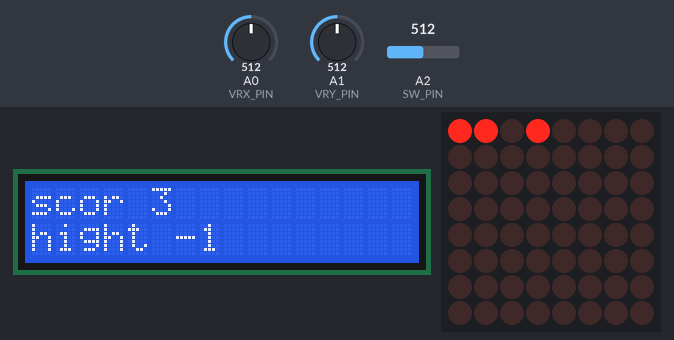
The sketch below on a simulated Arduino Mega 2560, built with avr-gcc and run on an emulated ATmega2560. Shown: 16×2 character LCD, 8×8 LED matrix. The test bench sets the inputs (shaded band); at power-on: A1 (VRY_PIN) = 512, A2 (SW_PIN) = 512, A0 (VRX_PIN) = 512. Random numbers use the default seed unless the sketch sets one; EEPROM starts erased.

Above: at 1.2 s.
1.3 s: A1 (VRY_PIN) set to 962
4.3 s: A1 (VRY_PIN) set to 988
At 5.8 s:
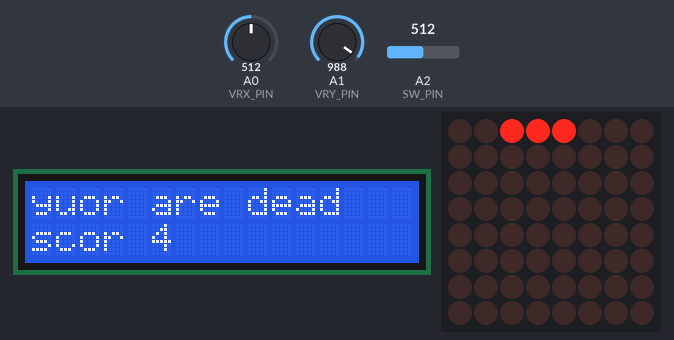
6.1 s: A2 (SW_PIN) set to 0
At 6.8 s:
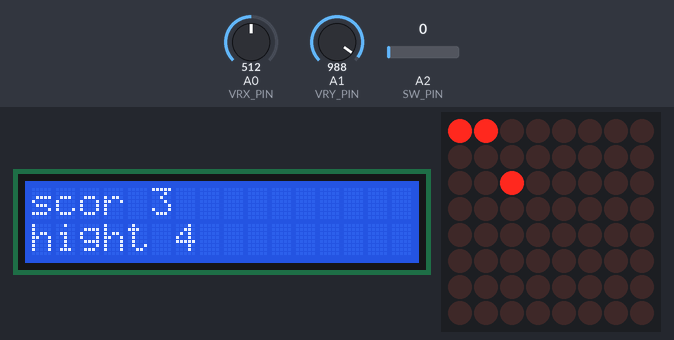
9.1 s: A0 (VRX_PIN) set to 57
10.9 s: A0 (VRX_PIN) set to 48
At 13.8 s:
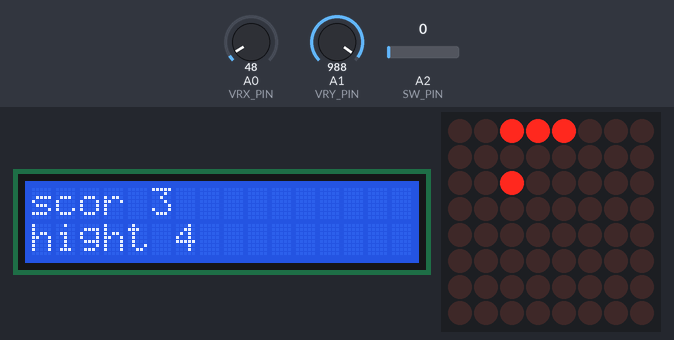
13.9 s: A0 (VRX_PIN) set to 122
At 15.8 s:
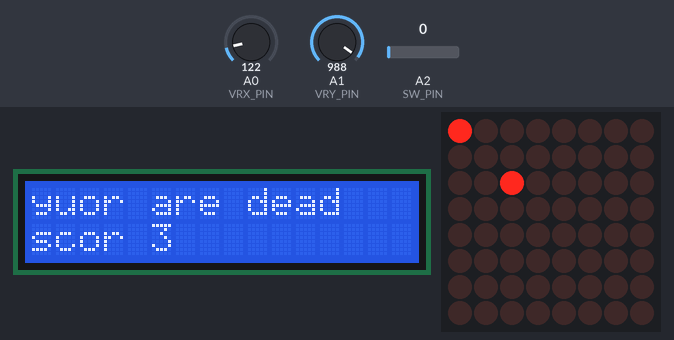
Timing chart, 0 to 17.3 s (numbered marks = the images above; inputs shaded):
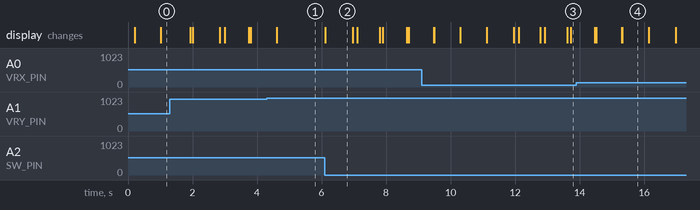

Measured:
- the behaviour switches between 974 and 975 on A1 (VRY_PIN) (found by bisection; images 0 and 1)
- the behaviour switches between 51 and 50 on A0 (VRX_PIN) (found by bisection; images 2 and 3)
- after the input at 6.1 s, the display: changes at once (image 2)
- what the display in image 2 shows lasts 0.9 s, from 6.1 s to 7.0 s
- what the display in image 4 shows lasts 0.8 s, from 15.3 s to 16.1 s

The sketch:

snake.ino
```cpp
#include <LedControl.h>
#include "snake.h"
#include <LiquidCrystal_I2C.h>  //LiquidCrystal I2C by Frank de Brabander
#include <EEPROM.h>

int hightScor;

class apple{
  public:
  void spwanNew();
  void bling();
  int apple_x;
  int apple_y;

  private:
  const float appleInterval = 200.0;  //to controll the speed of the blinking appel
  float lastAppleTime = 0.0;
};

//init of some importent classes
LiquidCrystal_I2C lcd(0x27, 16, 2);
LedControl lc = LedControl(2, 3, 4, 1);
apple apple;
snake snake;

//to controll die fps of the main game
float intervalSpeed = 1.0;
float lastFrameTime = 0.0; // Zeit des letzten Frames
float frameInterval = 1000.0 / intervalSpeed; // Zeitintervall in Millisekunden
unsigned long currentTime;

bool gameOver = false;  //for performanc reasones

void setup() {
  //notic with this funktion it tooks longer to break the arduino
  randomSeed(analogRead(0)); //for a realistic random effekt
  Serial.begin(9600);
  //for martix
  lc.shutdown(0, false);
  lc.setIntensity(0, 1);
  lc.clearDisplay(0);
  //for lcd display
  lcd.init();
  lcd.backlight();
  //set up for game engien
  snake.setup();
  apple.spwanNew();

  //hightScor
  EEPROM.get(0, hightScor);
}

void loop() {

  while(!gameOver){
    //time and fps controll stuff
    currentTime = millis(); // Überprüfe, ob es Zeit für ein neues Frame ist
    if (currentTime - lastFrameTime >= frameInterval) {
      lastFrameTime = currentTime;
      frameInterval = 1000.0 / intervalSpeed; //for speedup reasons

      //game logic
      snake.move();
      //check after moving the snake does the snake hit a forbind point
      gameOver = !snake.alife(); // for performanc reasons
      eat();
      //visual stuff
      lcdPrint();
      lc.clearDisplay(0);   //clear the led martix
      for(int i = 0;i < snake.len;i++){   //print the snake
        lc.setLed(0,snake.body_x[i],snake.body_y[i],true);
      }

    }
    //also for visualisation but it have to be out side of the if() because the had another time logic
    apple.bling();
    //input stuff
    snake.updateDirectionJoystick();
  }
  dead();
  snake.reset();
  gameOver = false;
}

// funktionen im file
bool feldInUse(int x,int y){  // prüf ob das feld von der schlange belegt ist
  for(int i = 0;i < snake.len;i++){
    if (snake.body_x[i] == x){
      for(int l = 0;l < snake.len;l++){
        if (snake.body_y[l] == y){
          return true;
        }
      }
    }
  }
  return false;
}

void eat(){ //does the snake eat the appel and if yes speedup a bit and add a part to the snaek
  if(snake.body_x[0] == apple.apple_x && snake.body_y[0] == apple.apple_y){
    snake.len++;

    if(snake.len > hightScor){
      hightScor = snake.len;
      EEPROM.put(0, hightScor);
    }
    apple.spwanNew();
  }
}

void lcdPrint() { // vereinfacht die ausgabe auf dem lcd display
  lcd.clear();

  lcd.print("scor ");
  lcd.print(snake.len);
  lcd.setCursor(0, 1);

  lcd.print("hight ");
  lcd.print(hightScor);

}

void dead(){
  lcd.clear();
  lcd.print("yuor are dead");
  lcd.setCursor(0, 1);
  lcd.print("scor ");
  lcd.print(snake.len);
}

// appel funktionen
void apple::spwanNew(){ //spwan a new appel and speedup the game a bit
  while(feldInUse(apple_x,apple_y)){
    apple_x = random(0,8); //just random() funktion is useless without randomSeed()
    apple_y = random(0,8);// i am not sure but i think the code is faster with randomSeed()
  }
  intervalSpeed += 0.1;
}

void apple::bling(){ //just a simpel way to let the led blinging wihtout delay
  if (currentTime - lastAppleTime >= appleInterval) {
    lc.setLed(0,apple_x,apple_y,true);
    lastAppleTime = currentTime;
  }
}
```

snake.cpp
```cpp
#include "Arduino.h"
#include <Keypad.h>
#include "snake.h"


#define VRX_PIN  A0 // Arduino pin connected to VRX pin
#define VRY_PIN  A1 // Arduino pin connected to VRY pin
#define SW_PIN   A2

// keypad or input stuff
const byte ROWS = 4; // Anzahl der Zeilen des Keypads
const byte COLS = 4; // Anzahl der Spalten des Keypads

// Definition der Zeilen- und Spaltenpins des Keypads
byte rowPins[ROWS] = { 53, 52, 51, 50 }; // Verbinde die Zeilen des Keypads mit diesen Pins
byte colPins[COLS] = { 49, 48, 47, 46 }; // Verbinde die Spalten des Keypads mit diesen Pins

// Definition der Tastatur
const char keys[ROWS][COLS] = {
  {'1','2','3','A'},
  {'4','5','6','B'},
  {'7','8','9','C'},
  {'*','0','#','D'}
};

Keypad keypad = Keypad(makeKeymap(keys), rowPins, colPins, ROWS, COLS);

void snake::move(){ // edit the array that i use to print the snake based on the direction
  for (int i = len - 1; i > 0; i--) { // move the body forward
    body_x[i] = body_x[i - 1];
    body_y[i] = body_y[i - 1];
  }
  switch (direction) {  // check for direction and move in the head
    case 0: // Links
      body_x[0] -= 1;
      break;
    case 1: // Rechts
      body_x[0] += 1;
      break;
    case 2: // Oben
      body_y[0] -= 1;
      break;
    case 3: // Unten
      body_y[0] += 1;
      break;
  }
  lastDirection = direction;
}

bool snake::alife(){  // check for colliton
  if(body_y[0] == 8 | body_y[0] == -1 | body_x[0] == 8 | body_x[0] == -1){  // against the wall
    return false;
  }
  for(int i = 4;i < len;i++){ // the loop starts at 4 becaus its impossible that the snake hits them self in this parts
    if(body_y[0] == body_y[i] && body_x[0] == body_x[i]){ //against the snake
      return false;
    }
  }
  return true;
}

void snake::updateDirection(){  // get the input and update the direction
  char key = keypad.getKey();
  if (key) {
    if (key == '8' && lastDirection != 3) direction = 2; // Nach oben
    else if (key == '2' && lastDirection != 2) direction = 3; // Nach unten
    else if (key == '4' && lastDirection != 1) direction = 0; // Nach links
    else if (key == '6' && lastDirection != 0) direction = 1; // Nach rechts
  }
}
void snake::updateDirectionJoystick(){
  xValue = analogRead(VRX_PIN);
  yValue = analogRead(VRY_PIN);

  if ((xValue >= 975 && xValue <= 1023) && lastDirection != 3) direction = 2; // Nach oben
    else if ((xValue >= 0 && xValue <= 50) && lastDirection != 2) direction = 3; // Nach unten
    else if ((yValue >= 975 && yValue <= 1023) && lastDirection != 1) direction = 0; // Nach links
    else if ((yValue >= 0 && yValue <= 50) && lastDirection != 0) direction = 1; // Nach rechts
}
void snake::setup(){
  for(int i = len;i < maxlen;i++){
    body_y[i] = -1;
    body_x[i] = -1;
  }
}
void snake::reset(){
  len = 3;
  lastDirection = 3;
  direction = 3;

  for(int i = 0;i < len;i++){
    body_y[i] = 0;
    body_x[i] = 0;
  }
  for(int i = len;i < maxlen;i++){
    body_y[i] = -1;
    body_x[i] = -1;
  }
  while(true){
    //wait till press the stick down
    if(analogRead(SW_PIN) == 0){
      break;
    }
  }
}
```

snake.h
```cpp
#ifndef snake_h
#define sanke_h
#include "Arduino.h"

class snake{
  public:

  int len = 3;
  int direction = 3; // Anfangsrichtung: 0 = links, 1 = rechts, 2 = oben, 3 = unten
  int body_x[32];
  int body_y[32];
  void move();
  bool alife();
  void updateDirection();
  void setup();
  void updateDirectionJoystick();
  //void dead();
  void reset();
  private:
  int lastDirection;
  const int maxlen = 32;
  int xValue;
  int yValue;
};

#endif
```
